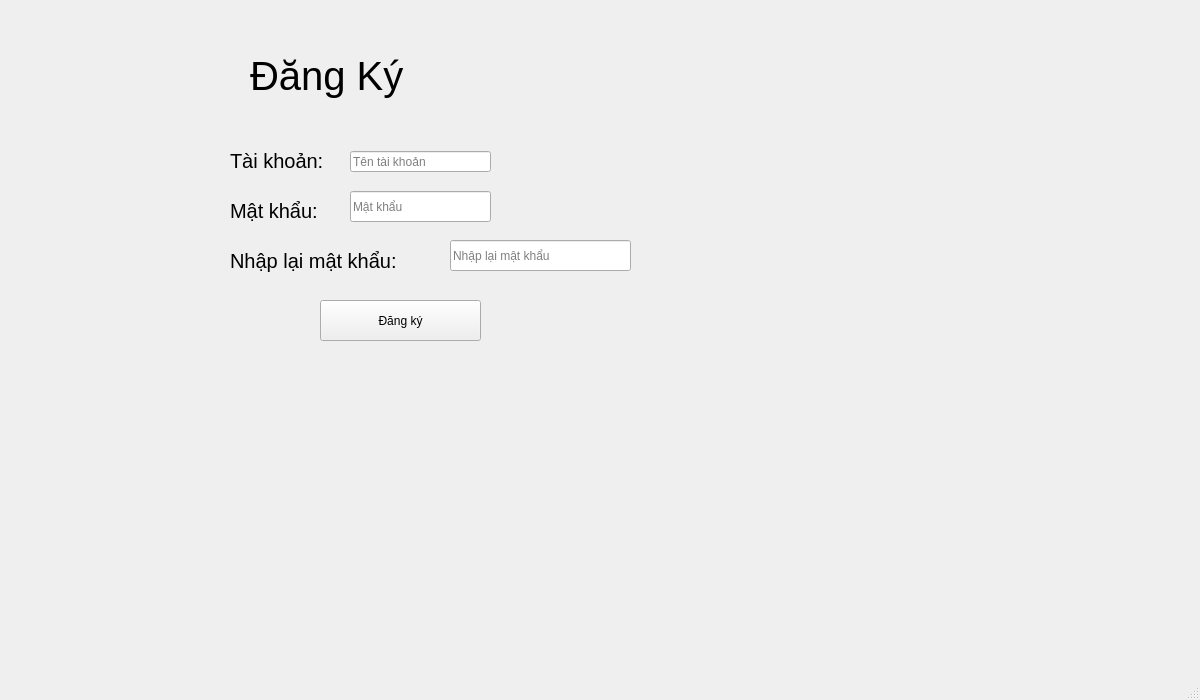
<?xml version="1.0" encoding="UTF-8"?>
<ui version="4.0">
 <class>MainWindow</class>
 <widget class="QMainWindow" name="MainWindow">
  <property name="geometry">
   <rect>
    <x>0</x>
    <y>0</y>
    <width>1200</width>
    <height>700</height>
   </rect>
  </property>
  <property name="windowTitle">
   <string>MainWindow</string>
  </property>
  <widget class="QWidget" name="centralwidget">
   <widget class="QPushButton" name="btnReg">
    <property name="geometry">
     <rect>
      <x>320</x>
      <y>300</y>
      <width>161</width>
      <height>41</height>
     </rect>
    </property>
    <property name="text">
     <string>Đăng ký</string>
    </property>
   </widget>
   <widget class="QLineEdit" name="user">
    <property name="geometry">
     <rect>
      <x>350</x>
      <y>151</y>
      <width>141</width>
      <height>21</height>
     </rect>
    </property>
    <property name="text">
     <string/>
    </property>
    <property name="placeholderText">
     <string>Tên tài khoản</string>
    </property>
   </widget>
   <widget class="QLabel" name="label_2">
    <property name="geometry">
     <rect>
      <x>230</x>
      <y>180</y>
      <width>151</width>
      <height>61</height>
     </rect>
    </property>
    <property name="font">
     <font>
      <pointsize>15</pointsize>
     </font>
    </property>
    <property name="text">
     <string>Mật khẩu:</string>
    </property>
   </widget>
   <widget class="QLabel" name="label">
    <property name="geometry">
     <rect>
      <x>230</x>
      <y>130</y>
      <width>151</width>
      <height>61</height>
     </rect>
    </property>
    <property name="font">
     <font>
      <pointsize>15</pointsize>
     </font>
    </property>
    <property name="text">
     <string>Tài khoản:</string>
    </property>
   </widget>
   <widget class="QLineEdit" name="txtPass">
    <property name="geometry">
     <rect>
      <x>350</x>
      <y>191</y>
      <width>141</width>
      <height>31</height>
     </rect>
    </property>
    <property name="text">
     <string/>
    </property>
    <property name="echoMode">
     <enum>QLineEdit::Password</enum>
    </property>
    <property name="placeholderText">
     <string>Mật khẩu</string>
    </property>
   </widget>
   <widget class="QLabel" name="label_3">
    <property name="geometry">
     <rect>
      <x>230</x>
      <y>230</y>
      <width>251</width>
      <height>61</height>
     </rect>
    </property>
    <property name="font">
     <font>
      <pointsize>15</pointsize>
     </font>
    </property>
    <property name="text">
     <string>Nhập lại mật khẩu:</string>
    </property>
   </widget>
   <widget class="QLineEdit" name="txtPass_2">
    <property name="geometry">
     <rect>
      <x>450</x>
      <y>240</y>
      <width>181</width>
      <height>31</height>
     </rect>
    </property>
    <property name="text">
     <string/>
    </property>
    <property name="echoMode">
     <enum>QLineEdit::Password</enum>
    </property>
    <property name="placeholderText">
     <string>Nhập lại mật khẩu</string>
    </property>
   </widget>
   <widget class="QLabel" name="label_4">
    <property name="geometry">
     <rect>
      <x>250</x>
      <y>30</y>
      <width>411</width>
      <height>91</height>
     </rect>
    </property>
    <property name="font">
     <font>
      <pointsize>30</pointsize>
     </font>
    </property>
    <property name="text">
     <string>Đăng Ký</string>
    </property>
   </widget>
  </widget>
  <widget class="QMenuBar" name="menubar">
   <property name="geometry">
    <rect>
     <x>0</x>
     <y>0</y>
     <width>800</width>
     <height>26</height>
    </rect>
   </property>
  </widget>
  <widget class="QStatusBar" name="statusbar"/>
 </widget>
 <resources/>
 <connections/>
</ui>
